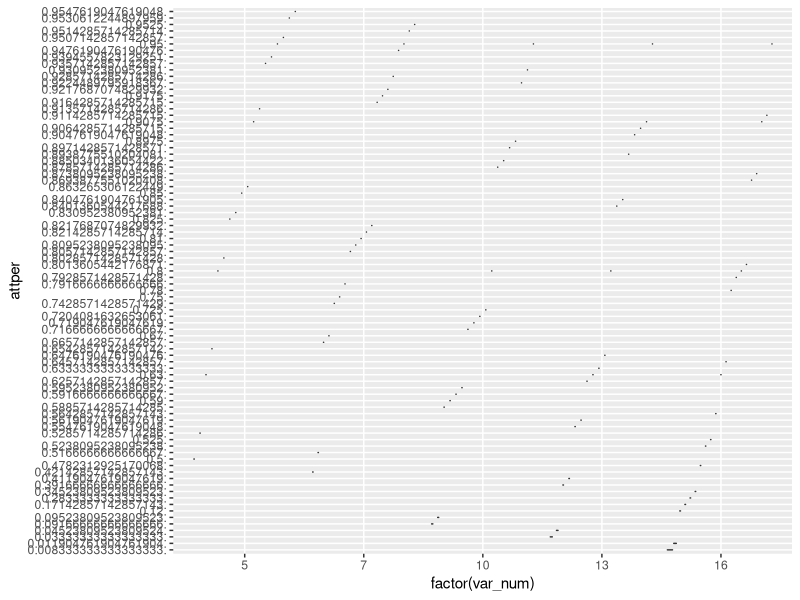
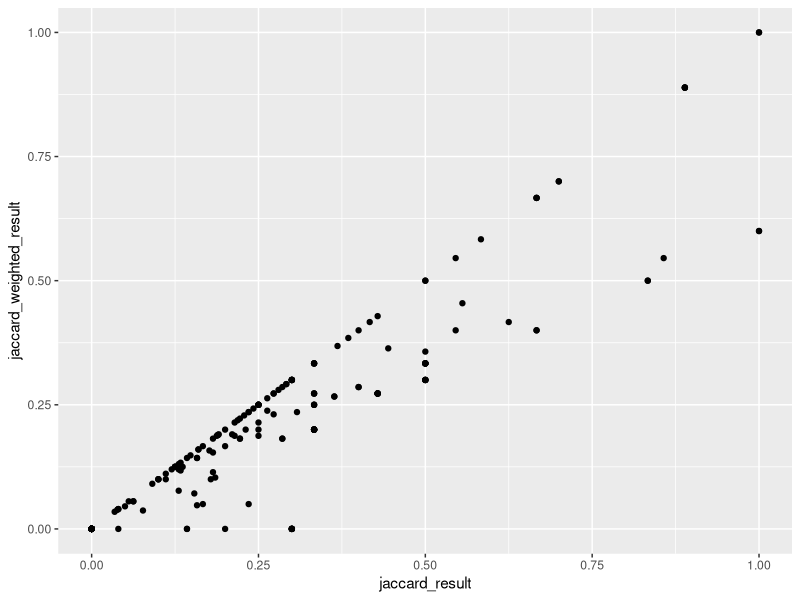
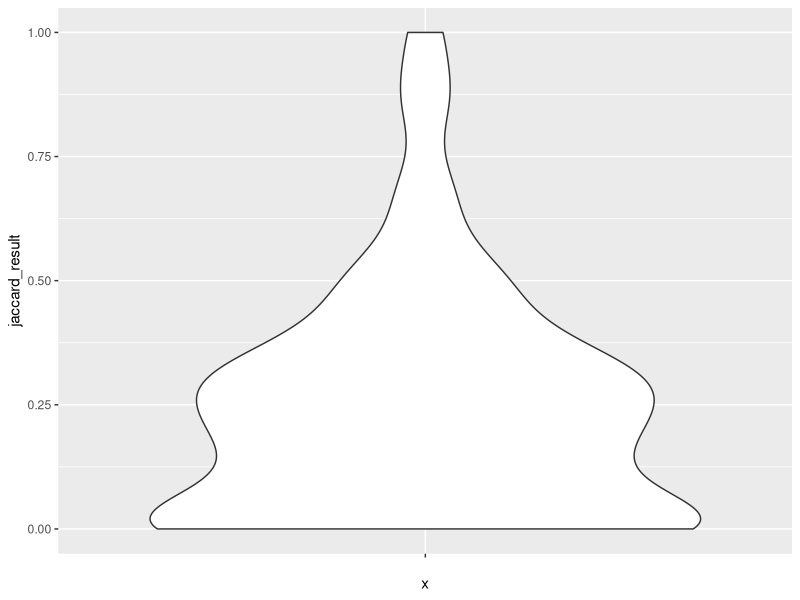
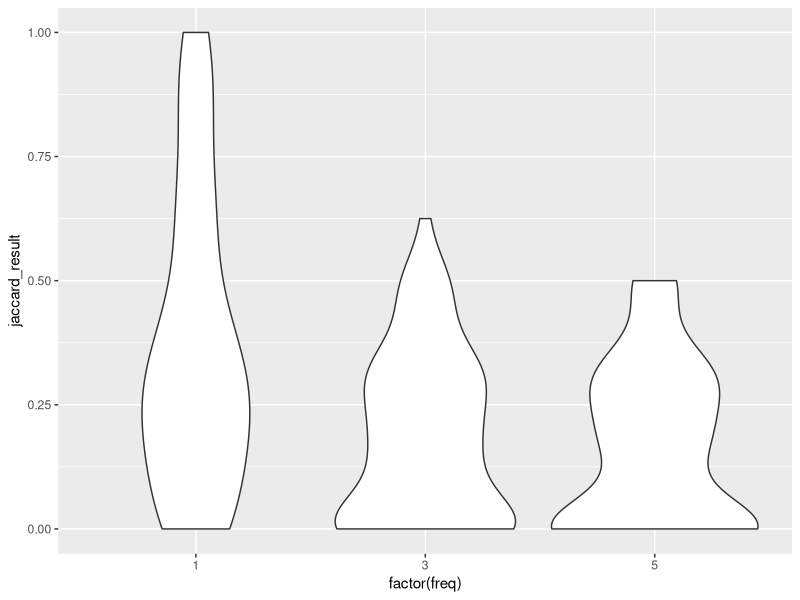
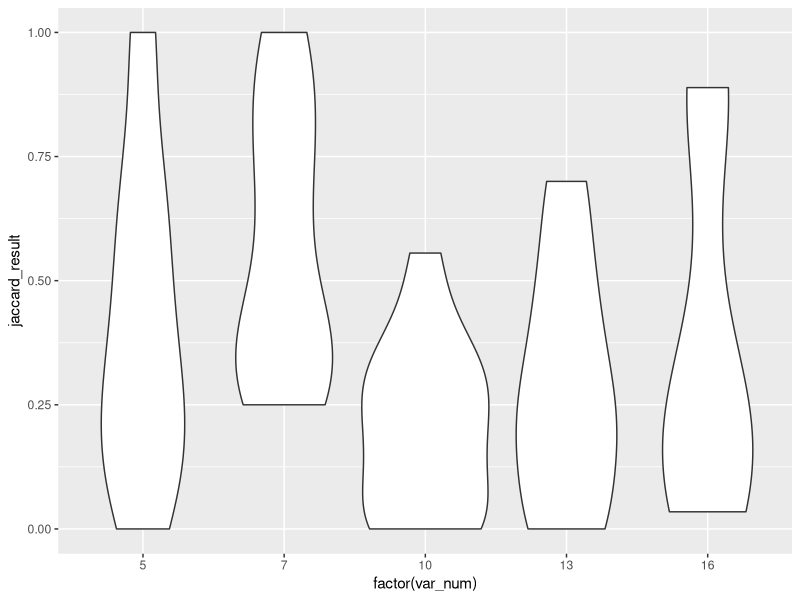
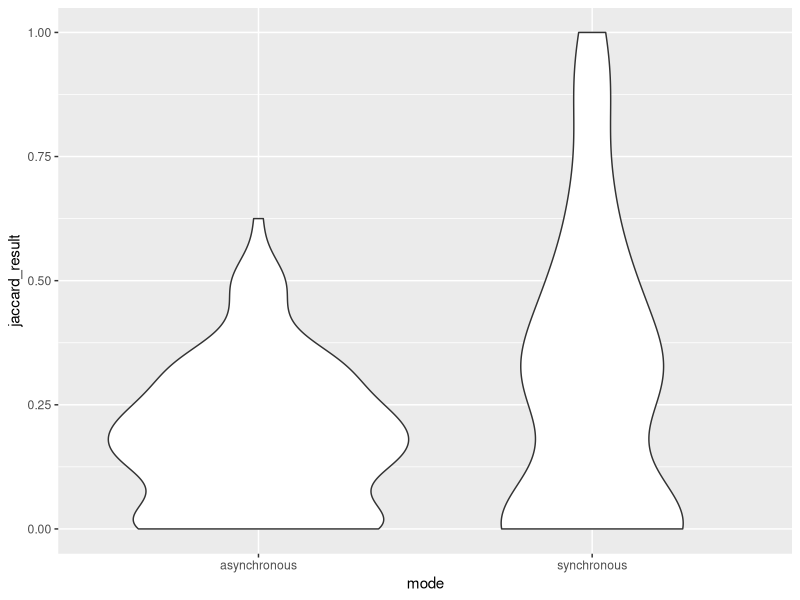
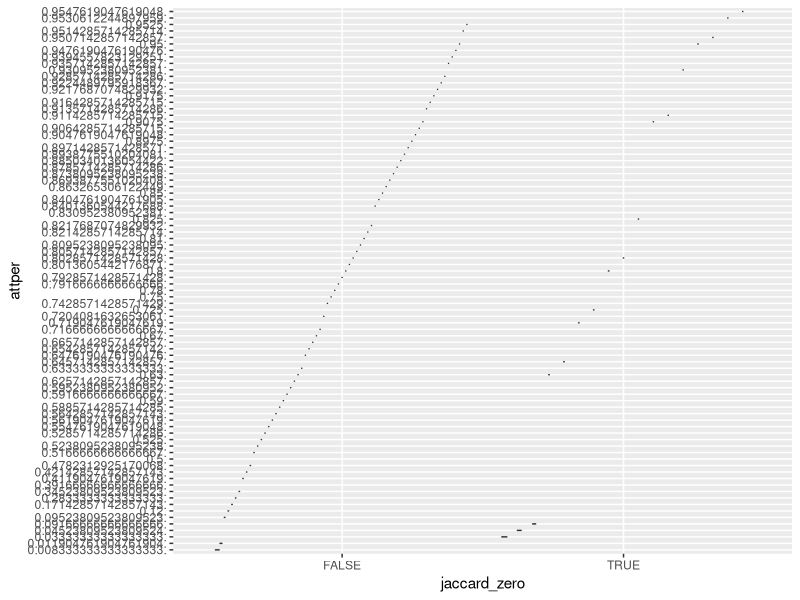
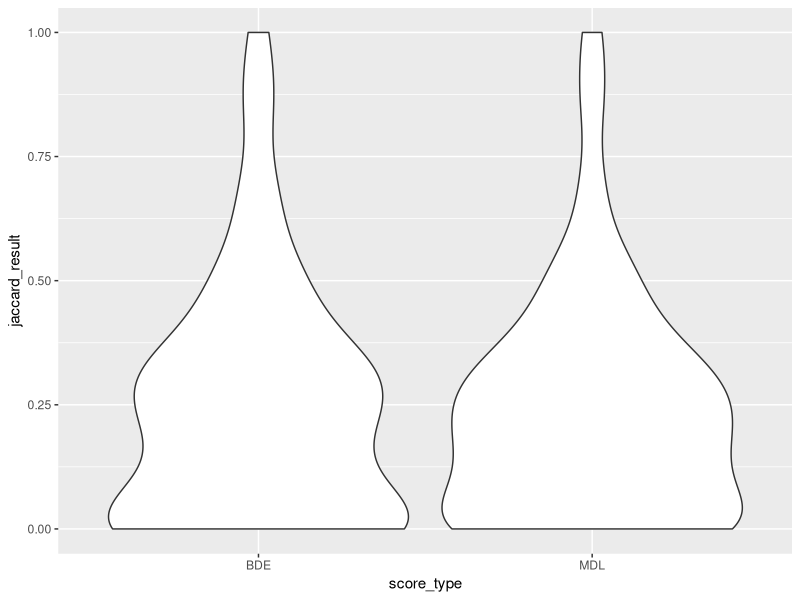

The R source for these figures, in order: (Note: this script raises an error after producing the figures.)
#install.packages("here")
#install.packages("ggplot2")
#install.packages("dplyr")
#install.packages("fastDummies")


library(here)
library(ggplot2)
library(dplyr)
library(GGally)
library(fastDummies)


data <- read.csv(here("task1", "all_data.csv"))


# we can see that the more states there are the more probability of encountering a non attractor node
ggplot(data, aes(y=attper, x=factor(var_num))) + geom_violin()

# we can see that the jaccard result and jaccard weighted result are actually very similar and more often than not the same
ggplot(data, aes(x=jaccard_result, y=jaccard_weighted_result)) + geom_point()

mean(data$jaccard_result == data$jaccard_weighted_result)

# the scores are low with median being 0.2
summary(data$jaccard_result)

ggplot(data, aes(x="", y=jaccard_result)) +
  geom_violin()


# taking the frequency to be 1 is the best and then it gets progressively worse
ggplot(data, aes(x=factor(freq), y=jaccard_result)) +
  geom_violin()

# we can almost certainly conclude that higher frequency gives worse result
cor.test(data$freq, data$jaccard_result, method = "spearman")

# for some reason it works best on 7 variables
ggplot(data %>% filter(freq==1), aes(x=factor(var_num), y=jaccard_result)) +
  geom_violin()
# test of correlation between var number and result doesn't give anything conclusive
cor.test(data$var_num, data$jaccard_result, method = "spearman")


# turns out synchronous is better for some reason
ggplot(data, aes(x=mode, y=jaccard_result)) +
  geom_violin()
# synchronous mode has much more zero score entries with p value 0.01
data_with_zero_jaccard <- data %>% mutate(jaccard_zero = (jaccard_result==0))
ggplot(data_with_zero_jaccard, aes(x = jaccard_zero, y=attper)) + geom_violin()
contingency_table <- table(data_with_zero_jaccard$mode, data_with_zero_jaccard$jaccard_zero)
chisq.test(contingency_table)
contingency_table

# score type does not change much
ggplot(data, aes(x=score_type, y=jaccard_result)) +
  geom_violin()


ggplot(data, aes(x=attper, y=jaccard_result)) + geom_point()



# linear model gives good results *if* we use only data from freq == 1
data_with_dummies <- dummy_cols(data) %>% filter(freq==1)
linear_model <- lm(jaccard_result ~
                     var_num + steps + numtraj + attper + mode_asynchronous + score_type_BDE, data_with_dummies)
summary(linear_model)

# but not given everything else the correlation actually has a very high p value
cor.test(data$attper, data$jaccard_result, method = "spearman")


colnames(data)


# we see that if we filter by only freq 1 we have much more consistent results and its always better to use synchronous with more steps
ggplot(data %>% filter(freq==1), aes(x=mode,y=steps,fill=jaccard_result)) + geom_tile() + facet_wrap(~var_num)

# the synchronous data is less resistant to less frequent probes
ggplot(data, aes(x=mode,y=steps,fill=jaccard_result)) + geom_tile() + facet_wrap(~freq)


data %>% group_by(freq) %>% summarise(med=median(jaccard_result))

ggplot(data, aes(x=mode,y=score_type,fill=jaccard_result)) + geom_tile() + facet_grid(numtraj~steps)

ggplot(data, aes(x=mode,y=score_type,fill=jaccard_result)) + geom_tile()

summary(data %>% filter(freq==1, var_num==10))

ggplot(data %>% filter(freq==1), aes(x=factor(steps), y=jaccard_result)) +
  geom_violin()


ggplot(data %>% filter(var_num == 13), aes(x=factor(freq), y=jaccard_result)) + geom_violin()

ks.test((data %>% filter(score_type=='MDL'))$jaccard_result, (data %>% filter(score_type=='BDE'))$jaccard_result)
